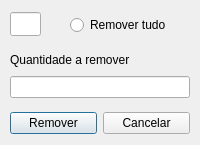
<?xml version="1.0" encoding="UTF-8"?>
<ui version="4.0">
 <class>administracao_estoque__remover</class>
 <widget class="QDialog" name="administracao_estoque__remover">
  <property name="geometry">
   <rect>
    <x>0</x>
    <y>0</y>
    <width>200</width>
    <height>145</height>
   </rect>
  </property>
  <property name="windowTitle">
   <string>Remover do estoque</string>
  </property>
  <widget class="QLineEdit" name="lineEdit_id">
   <property name="geometry">
    <rect>
     <x>10</x>
     <y>12</y>
     <width>31</width>
     <height>24</height>
    </rect>
   </property>
   <property name="inputMask">
    <string>999</string>
   </property>
   <property name="readOnly">
    <bool>true</bool>
   </property>
  </widget>
  <widget class="QRadioButton" name="radioButton_remover_tudo">
   <property name="geometry">
    <rect>
     <x>70</x>
     <y>14</y>
     <width>101</width>
     <height>22</height>
    </rect>
   </property>
   <property name="text">
    <string>Remover tudo</string>
   </property>
  </widget>
  <widget class="QWidget" name="layoutWidget">
   <property name="geometry">
    <rect>
     <x>10</x>
     <y>50</y>
     <width>180</width>
     <height>48</height>
    </rect>
   </property>
   <layout class="QVBoxLayout" name="verticalLayout">
    <item>
     <widget class="QLabel" name="label">
      <property name="text">
       <string>Quantidade a remover</string>
      </property>
     </widget>
    </item>
    <item>
     <widget class="QLineEdit" name="lineEdit_quantidade"/>
    </item>
   </layout>
  </widget>
  <widget class="QWidget" name="">
   <property name="geometry">
    <rect>
     <x>10</x>
     <y>110</y>
     <width>180</width>
     <height>26</height>
    </rect>
   </property>
   <layout class="QHBoxLayout" name="horizontalLayout">
    <item>
     <widget class="QPushButton" name="pushButton_remover">
      <property name="text">
       <string>Remover</string>
      </property>
     </widget>
    </item>
    <item>
     <widget class="QPushButton" name="pushButton_cancelar">
      <property name="text">
       <string>Cancelar</string>
      </property>
     </widget>
    </item>
   </layout>
  </widget>
 </widget>
 <resources/>
 <connections/>
</ui>
